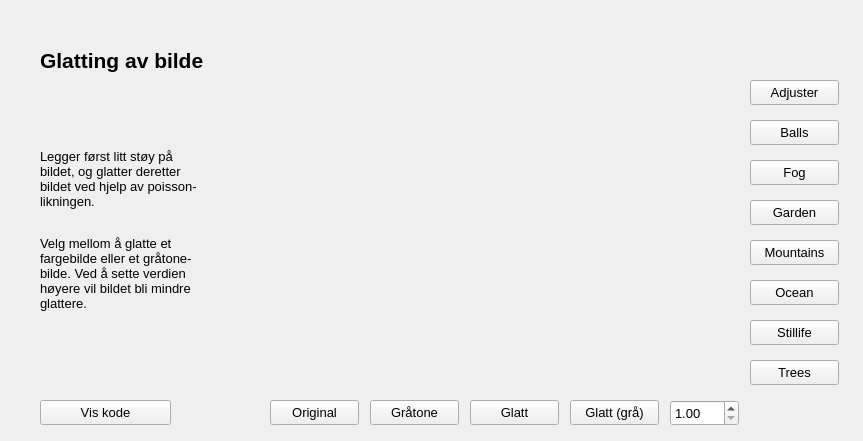
<?xml version="1.0" encoding="UTF-8"?>
<ui version="4.0">
 <class>Form</class>
 <widget class="QWidget" name="Form">
  <property name="geometry">
   <rect>
    <x>0</x>
    <y>0</y>
    <width>863</width>
    <height>441</height>
   </rect>
  </property>
  <property name="windowTitle">
   <string>Form</string>
  </property>
  <widget class="QPushButton" name="blurOrigGray">
   <property name="geometry">
    <rect>
     <x>370</x>
     <y>400</y>
     <width>89</width>
     <height>25</height>
    </rect>
   </property>
   <property name="font">
    <font>
     <pointsize>10</pointsize>
    </font>
   </property>
   <property name="text">
    <string>Gråtone</string>
   </property>
  </widget>
  <widget class="QPushButton" name="garden">
   <property name="geometry">
    <rect>
     <x>750</x>
     <y>200</y>
     <width>89</width>
     <height>25</height>
    </rect>
   </property>
   <property name="font">
    <font>
     <pointsize>10</pointsize>
    </font>
   </property>
   <property name="text">
    <string>Garden</string>
   </property>
  </widget>
  <widget class="QPushButton" name="ocean">
   <property name="geometry">
    <rect>
     <x>750</x>
     <y>280</y>
     <width>89</width>
     <height>25</height>
    </rect>
   </property>
   <property name="font">
    <font>
     <pointsize>10</pointsize>
    </font>
   </property>
   <property name="text">
    <string>Ocean</string>
   </property>
  </widget>
  <widget class="QPushButton" name="stillife">
   <property name="geometry">
    <rect>
     <x>750</x>
     <y>320</y>
     <width>89</width>
     <height>25</height>
    </rect>
   </property>
   <property name="font">
    <font>
     <pointsize>10</pointsize>
    </font>
   </property>
   <property name="text">
    <string>Stillife</string>
   </property>
  </widget>
  <widget class="QPushButton" name="blurColour">
   <property name="geometry">
    <rect>
     <x>470</x>
     <y>400</y>
     <width>89</width>
     <height>25</height>
    </rect>
   </property>
   <property name="font">
    <font>
     <pointsize>10</pointsize>
    </font>
   </property>
   <property name="text">
    <string>Glatt</string>
   </property>
  </widget>
  <widget class="QDoubleSpinBox" name="constant">
   <property name="geometry">
    <rect>
     <x>670</x>
     <y>400</y>
     <width>69</width>
     <height>26</height>
    </rect>
   </property>
   <property name="font">
    <font>
     <pointsize>10</pointsize>
    </font>
   </property>
   <property name="decimals">
    <number>2</number>
   </property>
   <property name="minimum">
    <double>1.000000000000000</double>
   </property>
   <property name="maximum">
    <double>5.000000000000000</double>
   </property>
   <property name="singleStep">
    <double>0.250000000000000</double>
   </property>
  </widget>
  <widget class="QPushButton" name="blurOriginal">
   <property name="geometry">
    <rect>
     <x>270</x>
     <y>400</y>
     <width>89</width>
     <height>25</height>
    </rect>
   </property>
   <property name="font">
    <font>
     <pointsize>10</pointsize>
    </font>
   </property>
   <property name="text">
    <string>Original</string>
   </property>
  </widget>
  <widget class="QLabel" name="glattingOverskrift">
   <property name="geometry">
    <rect>
     <x>40</x>
     <y>30</y>
     <width>761</width>
     <height>61</height>
    </rect>
   </property>
   <property name="font">
    <font>
     <pointsize>16</pointsize>
     <weight>75</weight>
     <italic>false</italic>
     <bold>true</bold>
     <underline>false</underline>
    </font>
   </property>
   <property name="text">
    <string>Glatting av bilde</string>
   </property>
  </widget>
  <widget class="QPushButton" name="mountains">
   <property name="geometry">
    <rect>
     <x>750</x>
     <y>240</y>
     <width>89</width>
     <height>25</height>
    </rect>
   </property>
   <property name="font">
    <font>
     <pointsize>10</pointsize>
    </font>
   </property>
   <property name="text">
    <string>Mountains</string>
   </property>
  </widget>
  <widget class="QLabel" name="label_12">
   <property name="geometry">
    <rect>
     <x>40</x>
     <y>110</y>
     <width>191</width>
     <height>241</height>
    </rect>
   </property>
   <property name="font">
    <font>
     <pointsize>10</pointsize>
    </font>
   </property>
   <property name="text">
    <string>&lt;html&gt;&lt;head/&gt;&lt;body&gt;&lt;p&gt;Legger først litt støy på &lt;br/&gt;bildet, og glatter deretter&lt;br/&gt;bildet ved hjelp av poisson-&lt;br/&gt;likningen.&lt;/p&gt;&lt;p&gt;&lt;br/&gt;Velg mellom å glatte et &lt;br/&gt;fargebilde eller et gråtone-&lt;br/&gt;bilde. Ved å sette verdien&lt;br/&gt;høyere vil bildet bli mindre&lt;br/&gt;glattere.&lt;/p&gt;&lt;/body&gt;&lt;/html&gt;</string>
   </property>
   <property name="wordWrap">
    <bool>false</bool>
   </property>
  </widget>
  <widget class="QPushButton" name="balls">
   <property name="geometry">
    <rect>
     <x>750</x>
     <y>120</y>
     <width>89</width>
     <height>25</height>
    </rect>
   </property>
   <property name="font">
    <font>
     <pointsize>10</pointsize>
    </font>
   </property>
   <property name="text">
    <string>Balls</string>
   </property>
  </widget>
  <widget class="QPushButton" name="adjuster">
   <property name="geometry">
    <rect>
     <x>750</x>
     <y>80</y>
     <width>89</width>
     <height>25</height>
    </rect>
   </property>
   <property name="font">
    <font>
     <pointsize>10</pointsize>
    </font>
   </property>
   <property name="text">
    <string>Adjuster</string>
   </property>
  </widget>
  <widget class="QPushButton" name="blurCode">
   <property name="geometry">
    <rect>
     <x>40</x>
     <y>400</y>
     <width>131</width>
     <height>25</height>
    </rect>
   </property>
   <property name="font">
    <font>
     <pointsize>10</pointsize>
    </font>
   </property>
   <property name="text">
    <string>Vis kode</string>
   </property>
  </widget>
  <widget class="QPushButton" name="fog">
   <property name="geometry">
    <rect>
     <x>750</x>
     <y>160</y>
     <width>89</width>
     <height>25</height>
    </rect>
   </property>
   <property name="font">
    <font>
     <pointsize>10</pointsize>
    </font>
   </property>
   <property name="text">
    <string>Fog</string>
   </property>
  </widget>
  <widget class="QPushButton" name="trees">
   <property name="geometry">
    <rect>
     <x>750</x>
     <y>360</y>
     <width>89</width>
     <height>25</height>
    </rect>
   </property>
   <property name="font">
    <font>
     <pointsize>10</pointsize>
    </font>
   </property>
   <property name="text">
    <string>Trees</string>
   </property>
  </widget>
  <widget class="QPushButton" name="blurGray">
   <property name="geometry">
    <rect>
     <x>570</x>
     <y>400</y>
     <width>89</width>
     <height>25</height>
    </rect>
   </property>
   <property name="font">
    <font>
     <pointsize>10</pointsize>
    </font>
   </property>
   <property name="text">
    <string>Glatt (grå)</string>
   </property>
  </widget>
  <widget class="imagewidget" name="imagewidget" native="true">
   <property name="geometry">
    <rect>
     <x>270</x>
     <y>80</y>
     <width>471</width>
     <height>301</height>
    </rect>
   </property>
  </widget>
 </widget>
 <customwidgets>
  <customwidget>
   <class>imagewidget</class>
   <extends>QWidget</extends>
   <header>imagewidget.h</header>
   <container>1</container>
  </customwidget>
 </customwidgets>
 <resources/>
 <connections/>
</ui>
